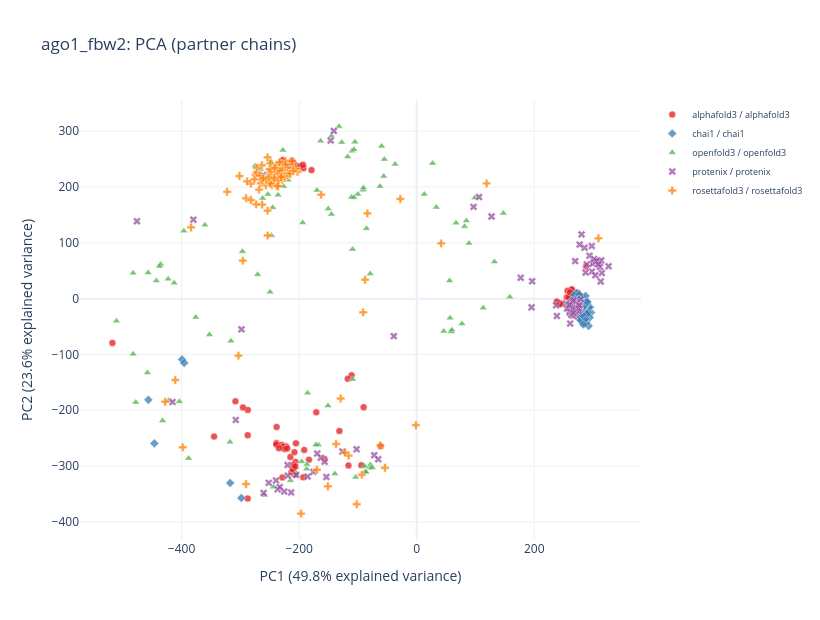

Notebook cell for this chart:
### Code cell
plot_pca(df_ago1_fbw2, complex_name="ago1_fbw2", color_by="backend", cluster_method=None)  # coloured by backend
